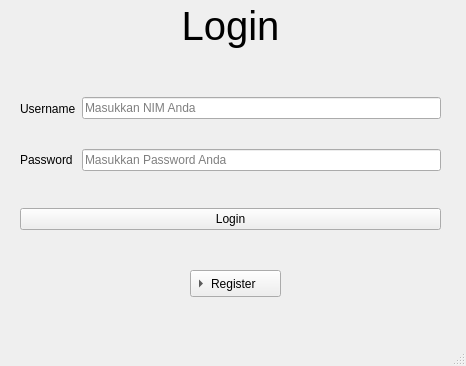
<?xml version="1.0" encoding="UTF-8"?>
<ui version="4.0">
 <class>MainWindow</class>
 <widget class="QMainWindow" name="MainWindow">
  <property name="geometry">
   <rect>
    <x>0</x>
    <y>0</y>
    <width>466</width>
    <height>366</height>
   </rect>
  </property>
  <property name="windowTitle">
   <string>Login</string>
  </property>
  <property name="windowIcon">
   <iconset>
    <normaloff>../../../../SteamLibrary/steamapps/Qt/db/login_2019_logo_black.png</normaloff>../../../../SteamLibrary/steamapps/Qt/db/login_2019_logo_black.png</iconset>
  </property>
  <property name="toolButtonStyle">
   <enum>Qt::ToolButtonFollowStyle</enum>
  </property>
  <property name="tabShape">
   <enum>QTabWidget::Rounded</enum>
  </property>
  <widget class="QWidget" name="centralwidget">
   <widget class="QToolButton" name="toolButton">
    <property name="geometry">
     <rect>
      <x>190</x>
      <y>270</y>
      <width>91</width>
      <height>27</height>
     </rect>
    </property>
    <property name="text">
     <string>Register</string>
    </property>
    <property name="popupMode">
     <enum>QToolButton::DelayedPopup</enum>
    </property>
    <property name="toolButtonStyle">
     <enum>Qt::ToolButtonTextBesideIcon</enum>
    </property>
    <property name="autoRaise">
     <bool>false</bool>
    </property>
    <property name="arrowType">
     <enum>Qt::RightArrow</enum>
    </property>
   </widget>
   <widget class="QWidget" name="">
    <property name="geometry">
     <rect>
      <x>20</x>
      <y>-40</y>
      <width>421</width>
      <height>301</height>
     </rect>
    </property>
    <layout class="QVBoxLayout" name="verticalLayout_3">
     <item>
      <widget class="QLabel" name="label">
       <property name="maximumSize">
        <size>
         <width>16777215</width>
         <height>69</height>
        </size>
       </property>
       <property name="font">
        <font>
         <pointsize>30</pointsize>
        </font>
       </property>
       <property name="text">
        <string>Login</string>
       </property>
       <property name="alignment">
        <set>Qt::AlignCenter</set>
       </property>
      </widget>
     </item>
     <item>
      <layout class="QHBoxLayout" name="horizontalLayout">
       <item>
        <layout class="QVBoxLayout" name="verticalLayout_2">
         <property name="spacing">
          <number>28</number>
         </property>
         <item>
          <widget class="QLabel" name="label_2">
           <property name="maximumSize">
            <size>
             <width>16777215</width>
             <height>100</height>
            </size>
           </property>
           <property name="text">
            <string>Username</string>
           </property>
           <property name="buddy">
            <cstring>username</cstring>
           </property>
          </widget>
         </item>
         <item>
          <widget class="QLabel" name="label_3">
           <property name="maximumSize">
            <size>
             <width>16777215</width>
             <height>100</height>
            </size>
           </property>
           <property name="text">
            <string>Password</string>
           </property>
           <property name="buddy">
            <cstring>password</cstring>
           </property>
          </widget>
         </item>
        </layout>
       </item>
       <item>
        <layout class="QVBoxLayout" name="verticalLayout">
         <property name="spacing">
          <number>30</number>
         </property>
         <item>
          <widget class="QLineEdit" name="username">
           <property name="placeholderText">
            <string>Masukkan NIM Anda</string>
           </property>
          </widget>
         </item>
         <item>
          <widget class="QLineEdit" name="password">
           <property name="echoMode">
            <enum>QLineEdit::Password</enum>
           </property>
           <property name="placeholderText">
            <string>Masukkan Password Anda</string>
           </property>
          </widget>
         </item>
        </layout>
       </item>
      </layout>
     </item>
     <item>
      <widget class="QPushButton" name="pushButton">
       <property name="text">
        <string>Login</string>
       </property>
      </widget>
     </item>
    </layout>
   </widget>
  </widget>
  <widget class="QMenuBar" name="menubar">
   <property name="geometry">
    <rect>
     <x>0</x>
     <y>0</y>
     <width>466</width>
     <height>25</height>
    </rect>
   </property>
  </widget>
  <widget class="QStatusBar" name="statusbar"/>
 </widget>
 <resources/>
 <connections/>
</ui>
